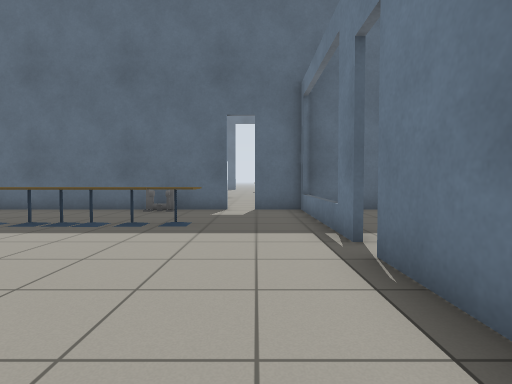
View 1 (above)

17 first-person views from a walk through a world built for the Gazebo simulator. The camera is 0.9 m above the floor, tilts 2° down and sees 80° across. The floor is counted in squares, 1 m on a side. Each view is taken from the middle of a square. On the plan, view 1 faces up. The plan holds only what a view shows up to about 11 squares ahead; the rest is blank. Gazebo's built-in surfaces are drawn with simple patterns.

View 2
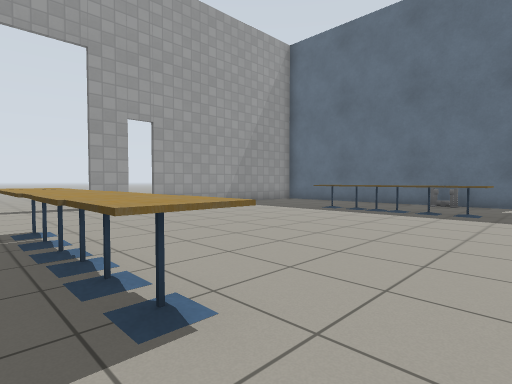

View 3
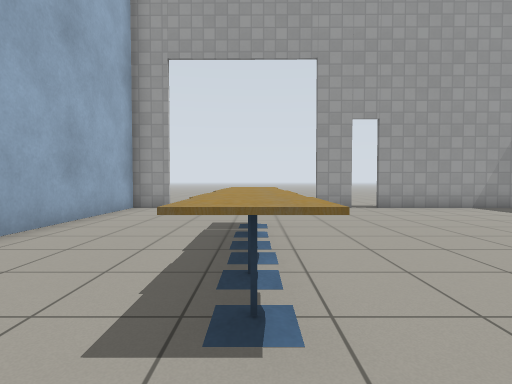

View 4
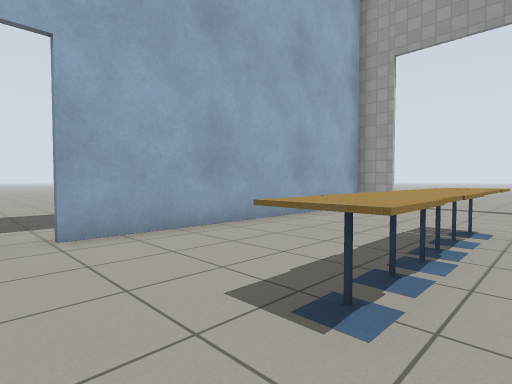

View 5
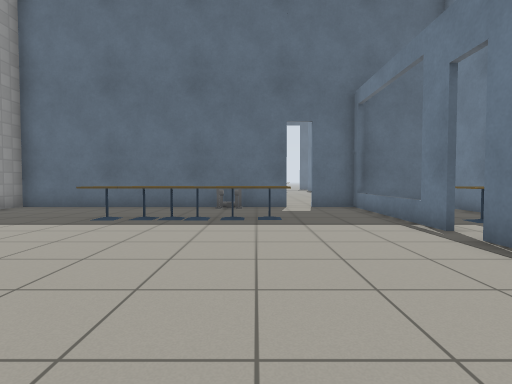

View 6
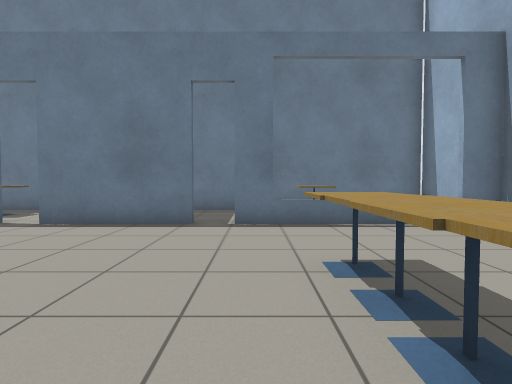

View 7
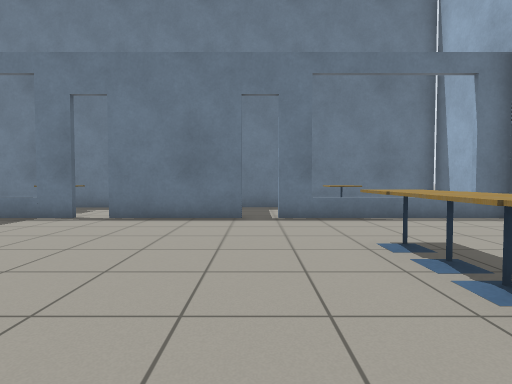

View 8
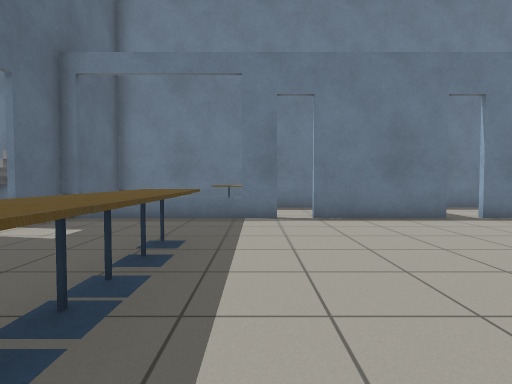

View 9
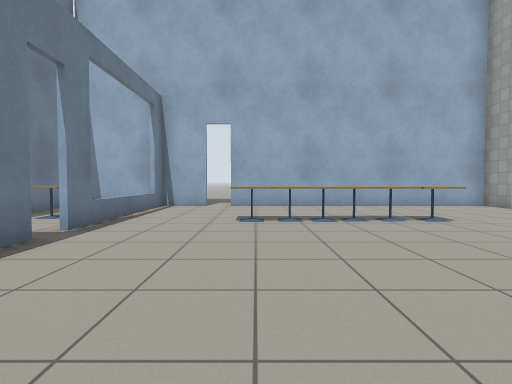

View 10
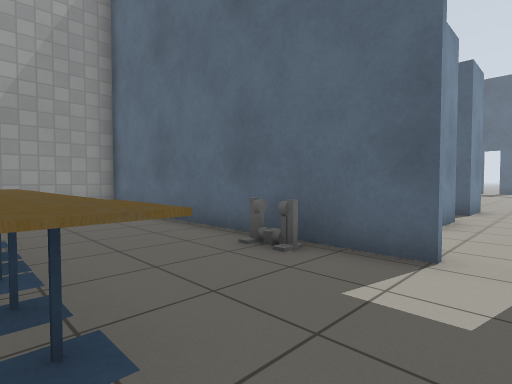

View 11
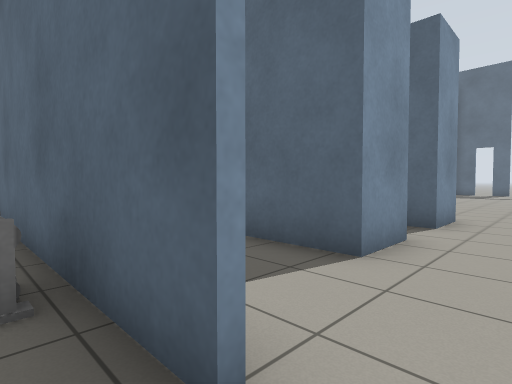

View 12
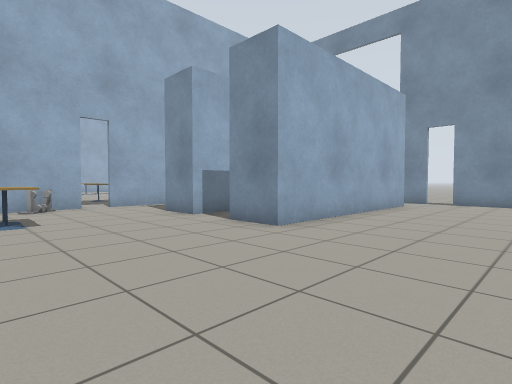

View 13
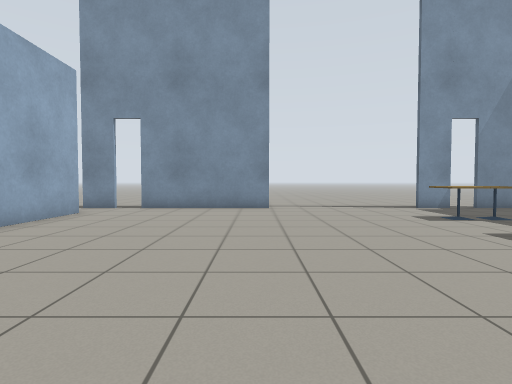

View 14
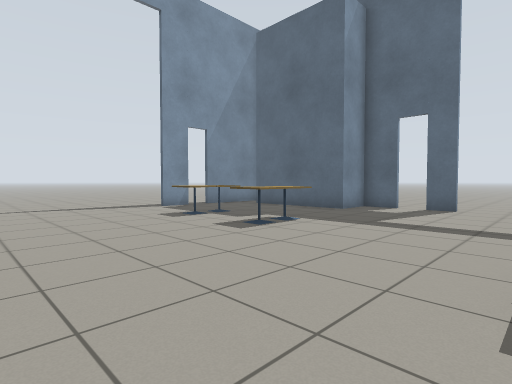

View 15
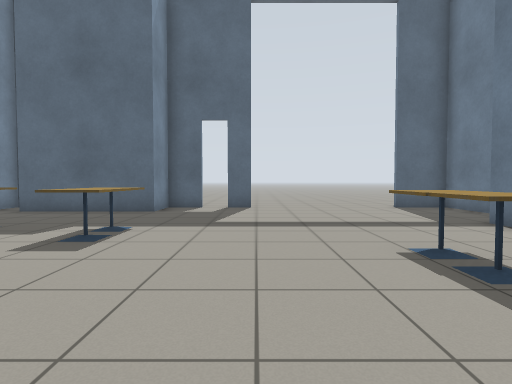

View 16
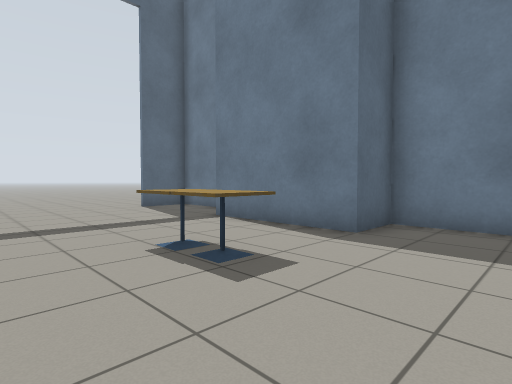

View 17
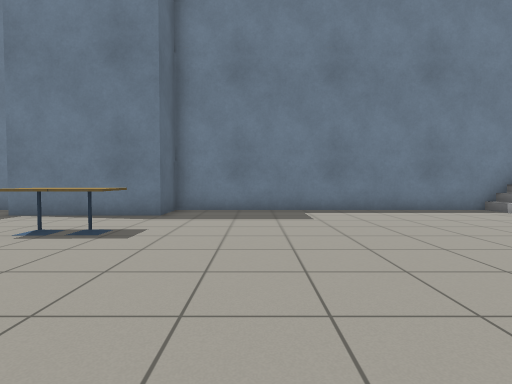

### Floor plan
Ten units are one square. View 1 is at (0, 0); x grows to the right and y downward. Boxes are objects, and circles mark ways between rooms. Rooms are numbered by the first view taken in them; rooms with no view inside come last. Other rooms are left out.
<svg viewBox="-108 -335 159 402">
<path fill="none" stroke="#000" d="M-103 -12 -103 0M14 -2 14 -36M14 -44 14 -97 -1 -97M-103 49 -103 62 -10 62M-9 -97 -102 -97 -103 -21M14 62 14 5M-101 -225 -101 -181M-30 -139 -17 -139 -17 -124 -38 -124M-88 -170 -17 -170 -17 -155 -23 -155M-101 -174 -101 -161M45 -297 46 -325 27 -325M-100 -286 -100 -274M-21 -325 -30 -325M-38 -325 -50 -325 -50 -310 -91 -310M45 -135 45 -245 30 -245 30 -286M-100 -306 -100 -294M-15 -99 -9 -99M-1 -99 21 -99M26 62 45 62 45 -10M45 -30 45 -97 16 -97"/>
<rect x="-65" y="15" width="10" height="10" fill="#bbb"><title>cafe table</title></rect>
<rect x="-65" y="-65" width="10" height="10" fill="#bbb"><title>cafe table</title></rect>
<rect x="-55" y="15" width="10" height="10" fill="#bbb"><title>cafe table</title></rect>
<rect x="-55" y="-65" width="10" height="10" fill="#bbb"><title>cafe table</title></rect>
<rect x="-45" y="15" width="10" height="10" fill="#bbb"><title>cafe table</title></rect>
<rect x="-45" y="-65" width="10" height="10" fill="#bbb"><title>cafe table</title></rect>
<rect x="-35" y="15" width="10" height="10" fill="#bbb"><title>cafe table</title></rect>
<rect x="-35" y="-65" width="10" height="10" fill="#bbb"><title>cafe table</title></rect>
<rect x="-35" y="-95" width="10" height="10" fill="#bbb"><title>person</title></rect>
<rect x="-25" y="15" width="10" height="10" fill="#bbb"><title>cafe table</title></rect>
<rect x="-25" y="-75" width="20" height="20" fill="#bbb"><title>cafe table</title></rect>
<rect x="-85" y="-275" width="20" height="10" fill="#bbb"><title>cafe table</title></rect>
<rect x="-85" y="-285" width="20" height="10" fill="#bbb"><title>cafe table</title></rect>
<rect x="-55" y="-275" width="20" height="10" fill="#bbb"><title>cafe table</title></rect>
<rect x="-55" y="-285" width="20" height="10" fill="#bbb"><title>cafe table</title></rect>
<rect x="-5" y="-255" width="20" height="10" fill="#bbb"><title>cafe table</title></rect>
<rect x="-5" y="-265" width="20" height="10" fill="#bbb"><title>cafe table</title></rect>
<rect x="5" y="-105" width="10" height="10" fill="#bbb"><title>person</title></rect>
<rect x="15" y="-135" width="10" height="10" fill="#bbb"><title>other object</title></rect>
<rect x="15" y="-145" width="10" height="10" fill="#bbb"><title>cafe table</title></rect>
<rect x="35" y="-155" width="10" height="30" fill="#bbb"><title>stairs</title></rect>
<rect x="25" y="15" width="10" height="20" fill="#bbb"><title>cafe table</title></rect>
<rect x="25" y="-65" width="10" height="10" fill="#bbb"><title>cafe table</title></rect>
<circle cx="-5" cy="-100" r="3" fill="#2a7"/>
<circle cx="15" cy="0" r="3" fill="#2a7"/>
<circle cx="15" cy="-40" r="3" fill="#2a7"/>
<text x="-50" y="-20">1</text>
<text x="-20" y="-220">2</text>
<text x="30" y="20">3</text>
<text x="30" y="-60">4</text>
</svg>
Room 1 opens to room 2. Room 1 opens to room 3. Room 1 opens to room 4.

Where each view was taken, in squares from view 1:
view 1: 0 up, 0 right, facing up
view 2: 3 down, 0 right, facing up-left
view 3: 2 down, 0 right, facing left
view 4: 1 down, 0 right, facing down-left
view 5: 1 down, 2 left, facing up
view 6: 1 down, 5 left, facing right
view 7: 0 up, 6 left, facing right
view 8: 5 up, 6 left, facing right
view 9: 5 up, 2 left, facing down
view 10: 6 up, 0 right, facing up-left
view 11: 9 up, 0 right, facing up-left
view 12: 21 up, 3 right, facing down-left
view 13: 22 up, 0 right, facing left
view 14: 22 up, 0 right, facing up-left
view 15: 22 up, 2 left, facing up
view 16: 22 up, 2 left, facing up-right
view 17: 22 up, 5 left, facing right
